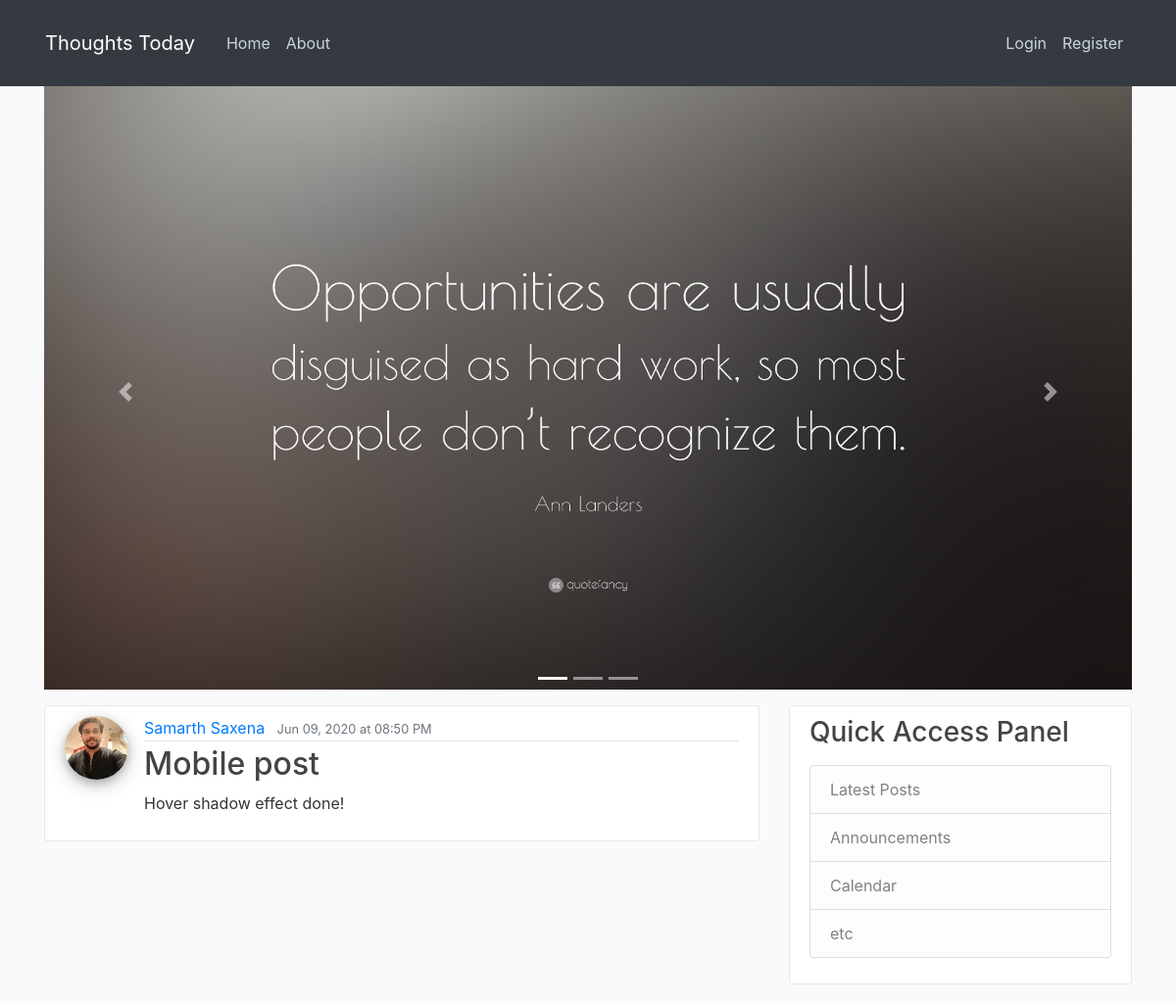
The page /post/14 on the database its author committed.
### flaskblog/models.py (models this page shows, shortened)
class User(db.Model, UserMixin):
    id = db.Column(db.Integer, primary_key=True)
    username = db.Column(db.String(20), unique=True, nullable=False)
    email = db.Column(db.String(120), unique=True, nullable=False)
    image_file = db.Column(db.String(120), nullable=False, default='default.jpg')
    password = db.Column(db.String(60), nullable=False)
    posts = db.relationship('Post', backref='author',
                            lazy=True)  # backref is just to add the extra attribute to Post model, on the fly.

class Post(db.Model):
    id = db.Column(db.Integer, primary_key=True)
    title = db.Column(db.String(120), nullable=False)
    date_posted = db.Column(db.DateTime, nullable=False,
                            default=datetime.utcnow)  # Just passing the function as an argument rather executed result of that.
    content = db.Column(db.Text, nullable=False)
    user_id = db.Column(db.Integer, db.ForeignKey('user.id'), nullable=False)

### flaskblog/posts/routes.py (the view)
@posts.route("/post/<int:post_id>")
def post(post_id):
    post = Post.query.get_or_404(post_id)
    return render_template('post.html', title=post.title, post=post)

### flaskblog/templates/post.html (shortened to what this page needs)
{% extends "layout.html"%}
{%block content%}
<article class="media content-section">
    <img class="rounded-circle article-img"
         src="{{ url_for('static', filename='profile_pics/'+post.author.image_file) }}">
    <div class="media-body">
        <div class="article-metadata">
            <a class="mr-2" href="{{ url_for('users.username_post', username=post.author.username) }}">{{ post.author.username
                }}</a>
            <small class="text-muted">{{ post.date_posted.strftime('%b %d, %Y at %I:%M %p') }}</small>
        </div>
        <h2 class="article-title">{{ post.title }}</h2>
        <p class="article-content">{{ post.content }}</p>
    </div>
</article>
{% endblock content%}

### flaskblog/static/main.css (style rules this page uses)
body { background: #fafafa; color: #333333; margin-top: 5em; }
h1, h2, h3, h4, h5, h6 { color: #444444; }
img { max-width: 100%; height: auto; width: auto\9; margin-bottom: 1em; }
.content-section { background: #ffffff; padding: 10px 20px; border: 1px solid #e8e8e8; border-radius: 3px; margin-bottom: 20px; }
.article-title { color: #444444; }
.article-content { white-space: pre-line; }
.article-img { height: 65px; width: 65px; margin-right: 16px; box-shadow: 0 4px 8px 0 rgba(0, 0, 0, 0.2), 0 6px 20px 0 rgba(0, 0, 0, 0.19); }
.article-metadata { padding-bottom: 1px; margin-bottom: 4px; border-bottom: 1px solid #e3e3e3 }

### rows shown on the page
User: image_file (picture), author.username "Samarth Saxena"
Post: date_posted "Jun 09, 2020 at 08:50 PM", title "Mobile post", content "Hover shadow effect done!"
